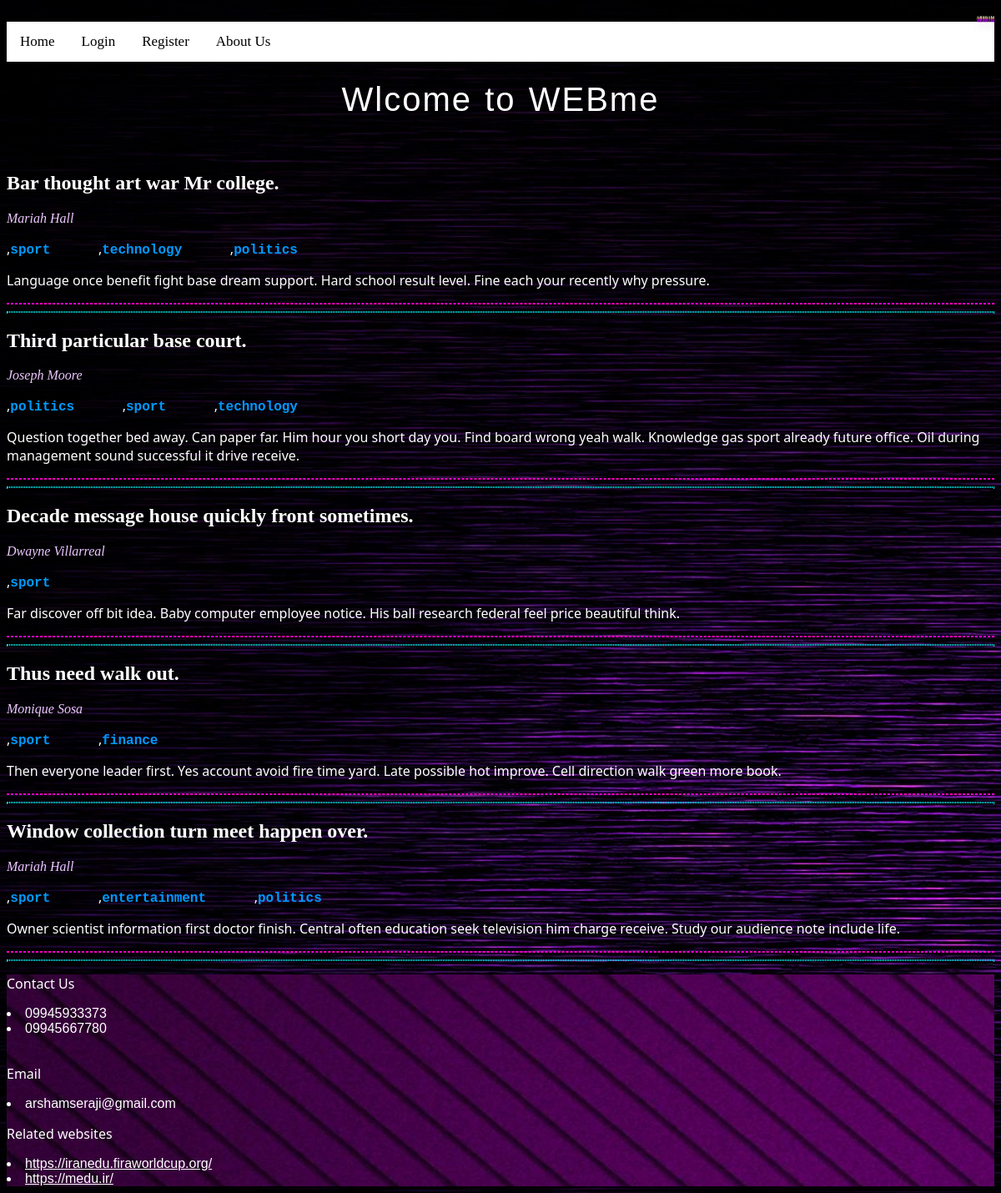
/tag/sport, run on the app's committed database.
### weblog.py (models this page shows)
class Post(db.Model):
    id = db.Column(db.Integer, primary_key=True)
    title = db.Column(db.String(200), nullable=False)
    image = db.Column(db.String(200))
    video = db.Column(db.String(200))
    content = db.Column(db.String(1000), nullable=False)
    date_created = db.Column(db.DateTime, default=datetime.now())
    author_id = db.Column(db.Integer, db.ForeignKey('user.id'))
    labels = db.relationship('Tag', secondary='post_tag', backref='posts_labeled')

class User(db.Model, UserMixin):
    id = db.Column(db.Integer, primary_key=True)
    name = db.Column(db.String(50), nullable=False)
    username = db.Column(db.String(50), nullable=False, unique=True)
    password = db.Column(db.String(30), nullable=False)
    role = db.Column(db.String(10), nullable=False)
    posts = db.relationship('Post', backref='author')

class Tag(db.Model):
    id = db.Column(db.Integer, primary_key=True)
    name = db.Column(db.String(50), nullable=False)

### weblog.py (the view)
@app.route('/tag/<name>')
def by_tag(name):
    tag = Tag.query.filter_by(name=name).first()
    posts = tag.posts_labeled
    return render_template('home.html', posts=posts)

### templates/home.html (shortened to what this page needs)
{% extends 'base.html' %}
{% block content %}
<div class="AS">
    <span>A</span>
    <span>R</span>
    <span>S</span>
    <span>H</span>
    <span>A</span>
    <span>M</span>
</div>
<link rel="stylesheet" href="{{url_for('static', filename='main3.css')}}">
<div id="navbar" class="topnav">
    <a class="toolb" href="{{url_for('index')}}">Home</a>
    <a class="toolb" href="{{url_for('login')}}">Login</a>
    <a class="toolb" href="{{url_for('register')}}">Register</a>
    <a class="toolb" href="{{url_for('about')}}">About Us</a>
</div>
<div class="geeks">
        <span>W</span><span>l</span><span>c</span><span>o</span><span>m</span><span>e  </span> <span>t</span><span>o  </span><span>W</span><span>E</span><span>B</span><span>m</span><span>e</span>
</div>
{% for post in posts %}
<h2>{{post.title}}</h2>
<i><a href="/by/{{post.author.id}}">{{post.author.name}}</a></i>
<p>{% for tag in post.labels %},<b><a class="tagss" href="/tag/{{tag.name}}">{{tag.name}}      </a></b>{% endfor %}</p>
<p>{{post.content}}</p>
<hr>
<hr>
{% endfor %}
<div class="textc">
    <p>Contact Us</p>
    <li>09945933373</li>
    <li>09945667780</li>
    <br>
    <p>Email</p>
    <li>arshamseraji@gmail.com</li>
    <p>Related websites</p>
    <li><a class="RW" href="https://iranedu.firaworldcup.org/">https://iranedu.firaworldcup.org/</a></li>
    <li><a class="RW" href="https://medu.ir/">https://medu.ir/</a></li>
</div>
{% endblock %}

### static/main3.css (style rules this page uses)
a { text-align: right; }
i>a:link { text-decoration: none; color: rgb(237, 199, 255); }
html { color: white; background-image: url("darkpurple.jpg") }
p { font-family:'Segoe UI', Tahoma, Geneva, Verdana, sans-serif }
.tagss:link { color: #0099ff; text-decoration: none; white-space:pre-wrap; font-family: 'Courier New', Courier, monospace; }
hr { border: 1px dashed rgb(255, 0, 200); }
a+hr, hr+hr { border: 1.5px dotted rgb(0, 245, 245); }
.topnav { overflow: hidden; background-color: #ffffff; }
.topnav a { float: left; color: #000000; text-align: center; padding: 14px 16px; text-decoration: none; font-size: 17px; }
.textc { background-image: url("00000.jpg"); font-family: 'Trebuchet MS', 'Lucida Sans Unicode', 'Lucida Grande', 'Lucida Sans', Arial, sans-serif; }
.RW:link, .RW:visited { font-family: Arial, Helvetica, sans-serif; color: white; }
.geeks { color: white; font-size: 40px; font-weight: 500; letter-spacing: 1.5px; margin-top: 45px; margin-bottom: 30px; position: relative; animation: text 3s 1; left: 50%; transform: translate(-50%, -50%); text-align: center; letter-spacing: 2px; font-family: Impact, Haettenschweiler, 'Arial Narrow Bold', sans-serif; word-spacing: 2px; padding: 6px; white-space: nowrap; }
.geeks span { animation: animate 6s linear infinite; }
.geeks span:nth-child(1) { animation-delay: 0s; }
.geeks span:nth-child(2) { animation-delay: 0.1s; }
.geeks span:nth-child(3) { animation-delay: 0.2s; }
.geeks span:nth-child(4) { animation-delay: 0.3s; }
.geeks span:nth-child(5) { animation-delay: 0.4s; }
.geeks span:nth-child(6) { animation-delay: 0.5s; }
.geeks span:nth-child(8) { animation-delay: 0.9s; }
.geeks span:nth-child(9) { animation-delay: 0.8s; }
.geeks span:nth-child(11) { animation-delay: 1s; }
.geeks span:nth-child(12) { animation-delay: 1.1s; }
.geeks span:nth-child(13) { animation-delay: 1.2s; }
.geeks span:nth-child(14) { animation-delay: 1.3s; }
.geeks span:nth-child(15) { animation-delay: 1.4s; }
.AS { height: 100px; }
.AS span { position: relative; top: 10px; margin-bottom: 12.75px; display: inline-block; animation: bounce .3s ease infinite alternate; font-family: 'Titan One'cursive; font-size: 5px; color: #fff; text-shadow: 0 1px 0 rgb(255, 230, 0), 0 2px 0 rgb(195, 0, 255), 0 3px 0 rgb(195, 0, 255), 0 4px 0 rgb(195, 0, 255), 0 5px 0 rgb(195, 0, 255), 0 6px 0 transparent, 0 7px 0 transparent, 0 8px 0 transparent, 0 9px 0 transparent, 0 10px 10px rgba(0, 0, 0, 0.4); }
.AS span:nth-child(2) { animation-delay: .1s; }
.AS span:nth-child(3) { animation-delay: .2s; }
.AS span:nth-child(4) { animation-delay: .3s; }
.AS span:nth-child(5) { animation-delay: .4s; }
.AS span:nth-child(6) { animation-delay: .5s; }
.AS { width: 100%; height: 100%; background: rgba(255, 253, 253, 0); -webkit-font-smoothing: antialiased; display: flex; justify-content: right; align-items: right; }

### data on the page
Post: title "Bar thought art war Mr college.", author.name "Mariah Hall", content "Language once benefit fight base dream support. Hard school result level. Fine each your recently why pressure."
Tag: name "sport"
Tag: name "technology"
Tag: name "politics"
Post: title "Third particular base court.", author.name "Joseph Moore", content "Question together bed away. Can paper far. Him hour you short day you. Find board wrong yeah walk. Knowledge gas sport already future office. Oil during management sound successful it drive receive."
Post: title "Decade message house quickly front sometimes.", author.name "Dwayne Villarreal", content "Far discover off bit idea. Baby computer employee notice. His ball research federal feel price beautiful think."
Post: title "Thus need walk out.", author.name "Monique Sosa", content "Then everyone leader first. Yes account avoid fire time yard. Late possible hot improve. Cell direction walk green more book."
Tag: name "finance"
Post: title "Window collection turn meet happen over.", author.name "Mariah Hall", content "Owner scientist information first doctor finish. Central often education seek television him charge receive. Study our audience note include life."
Tag: name "entertainment"
